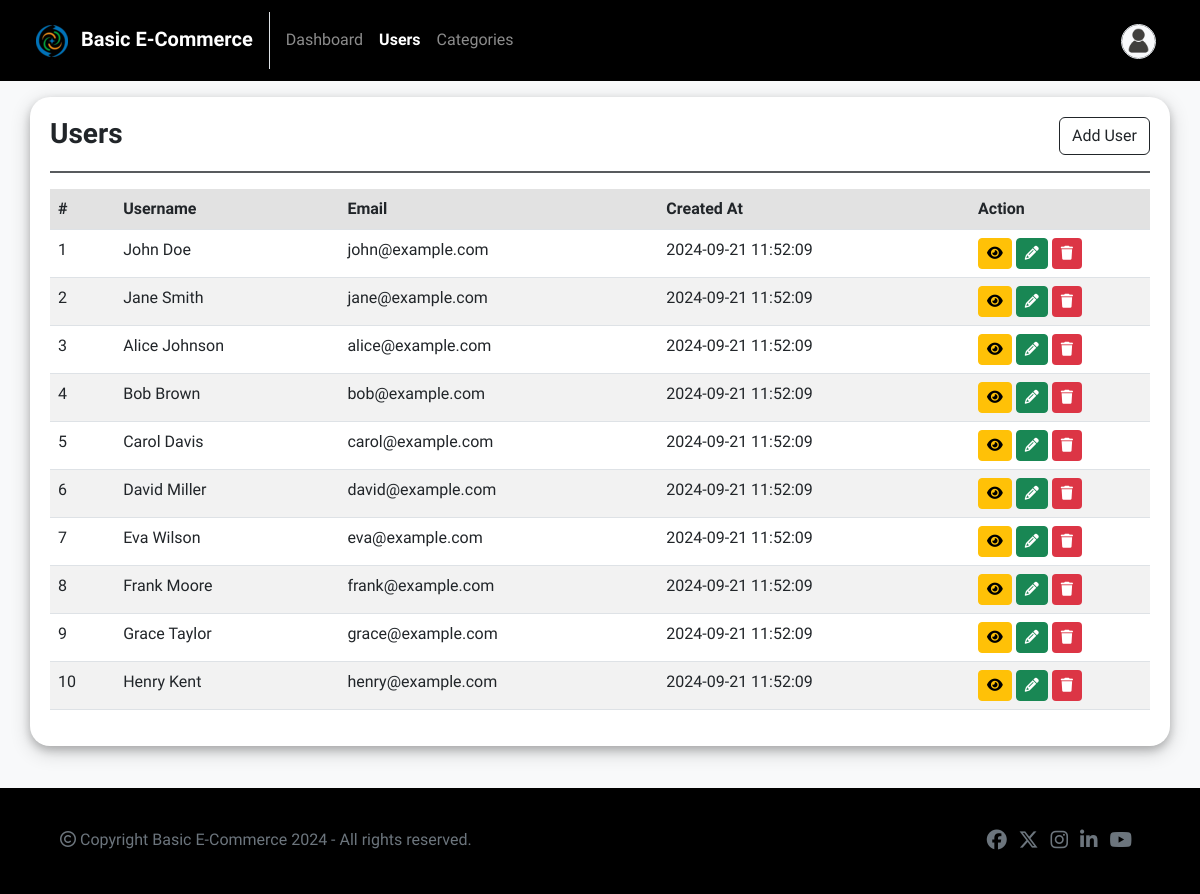
The page /admin/users.php (signed in) on the database its author committed.
### tables this page shows
CREATE TABLE `users` (
  `id` INT AUTO_INCREMENT PRIMARY KEY,
  `username` varchar(255) NOT NULL,
  `email` varchar(255) UNIQUE NOT NULL,
  `role` char(1) NOT NULL DEFAULT 'u',
  `password` varchar(255) NOT NULL,
  `image` varchar(255) DEFAULT NULL,
  `created_at` datetime NOT NULL DEFAULT current_timestamp()
);

### admin/users.php (the view, shortened to what this page needs)
<?php
include("../includes/db-connection.php");
?>
<!DOCTYPE html>
<html lang="en">
<head>
    <?php include("../includes/head-contents.php"); ?>
</head>
<body>
    <?php include("navbar.php"); ?>
    <div class="container mt-1 mb-5">
        <div class="row">
            <div class="box">
                <div class="row">
                    <div class="col-8">
                        <h3 class="fw-bold my-0">Users</h3>
                    </div>
                    <div class="col-4 text-end">
                        <a href="user-create.php" class="btn btn-outline-danger">Add User</a>
                    </div>
                </div>
                <hr>
                <div class="table-responsive crud-table">
                <?php
                $sql = "SELECT * FROM users WHERE role = 'u' ORDER BY created_at DESC";
                $stmt = $conn->prepare($sql);
                $stmt->execute();
                $result = $stmt->get_result();
                if($result->num_rows > 0) { ?>
                <table class="table table-striped">
                    <tr class="sticky-header">
                        <th>#</th>
                        <th>Username</th>
                        <th>Email</th>
                        <th>Created At</th>
                        <th>Action</th>
                    </tr>
                    <?php $i = 1; while($user = $result->fetch_assoc()) { ?>
                    <tr>
                        <td><?php echo $i++; ?></td>
                        <td><?php echo $user['username'] ?></td>
                        <td><?php echo $user['email'] ?></td>
                        <td><?php echo $user['created_at'] ?></td>
                        <td class="action-column">
                            <a href="user-view.php?id=<?php echo $user['id'] ?>" class="btn btn-warning btn-sm" title="View"><i class="fa fa-eye"></i></a>
                            <a href="user-update.php?id=<?php echo $user['id'] ?>" class="btn btn-success btn-sm" title="Edit"><i class="fa fa-pencil"></i></a>
                            <form action="user-delete.php" method="POST" class="d-inline-block">
                                <button type="submit" name="delete" class="btn btn-trash btn-sm" title="Delete" onclick="return confirm('Are you sure you want to remove this record?');"><i class="fa fa-trash"></i></button>
                            </form>
                        </td>
                    </tr>
                    <?php } ?>
                </table>
                <?php } else { ?>
                    <span class="fw-bold">No record found!</span>
                <?php } ?>
                </div>
            </div>
        </div>
    </div>
    <?php include("../includes/footer.php"); ?>
</body>
</html>

### css/styles.css (style rules this page uses)
:root { --mainColor: #212529; --bodyBackgroundColor: #f8f9fa; --buttonHoverColor: #0a0a0a; --formControlFocusBorderColor: rgba(33, 37, 41, 0.3); --formControlFocusShadowColor: rgba(33, 37, 41, 0.6); --navbarBackgroundColor: #000000; --footerBackgroundColor: #000000; }
* { font-family: 'Cabin', Helvetica, sans-serif; }
body { min-height: 100vh; position: relative; margin: 0; padding-bottom: 100px; box-sizing: border-box; background-color: var(--bodyBackgroundColor); }
.box { box-shadow: 0 4px 8px 0 rgba(0, 0, 0, 0.2), 0 6px 20px 0 rgba(0, 0, 0, 0.19); padding: 20px; border-radius: 20px; background-color: #ffffff; }
hr { border: 1.5px solid var(--mainColor); opacity: 75%; }
.btn-outline-danger { border-color: var(--mainColor) !important; }
.text-danger, .btn-outline-danger { color: var(--mainColor) !important; }
.crud-table { min-height: 250px !important; max-height: 550px !important; }
.crud-table .action-column { width: 180px !important; }
.btn-trash { background-color: #dc3545 !important; color:#fff !important; }
.crud-table .sticky-header th { position: sticky; top: 0; z-index: 1; background-color: #eeeeee; }

### rows shown on the page
users: username "John Doe", email "john@example.com", created_at "2024-09-21 11:52:09"
users: username "Jane Smith", email "jane@example.com", created_at "2024-09-21 11:52:09"
users: username "Alice Johnson", email "alice@example.com", created_at "2024-09-21 11:52:09"
users: username "Bob Brown", email "bob@example.com", created_at "2024-09-21 11:52:09"
users: username "Carol Davis", email "carol@example.com", created_at "2024-09-21 11:52:09"
users: username "David Miller", email "david@example.com", created_at "2024-09-21 11:52:09"
users: username "Eva Wilson", email "eva@example.com", created_at "2024-09-21 11:52:09"
users: username "Frank Moore", email "frank@example.com", created_at "2024-09-21 11:52:09"
users: username "Grace Taylor", email "grace@example.com", created_at "2024-09-21 11:52:09"
users: username "Henry Kent", email "henry@example.com", created_at "2024-09-21 11:52:09"

### other values the page prints
WEBSITE_NAME "Basic E-Commerce"
